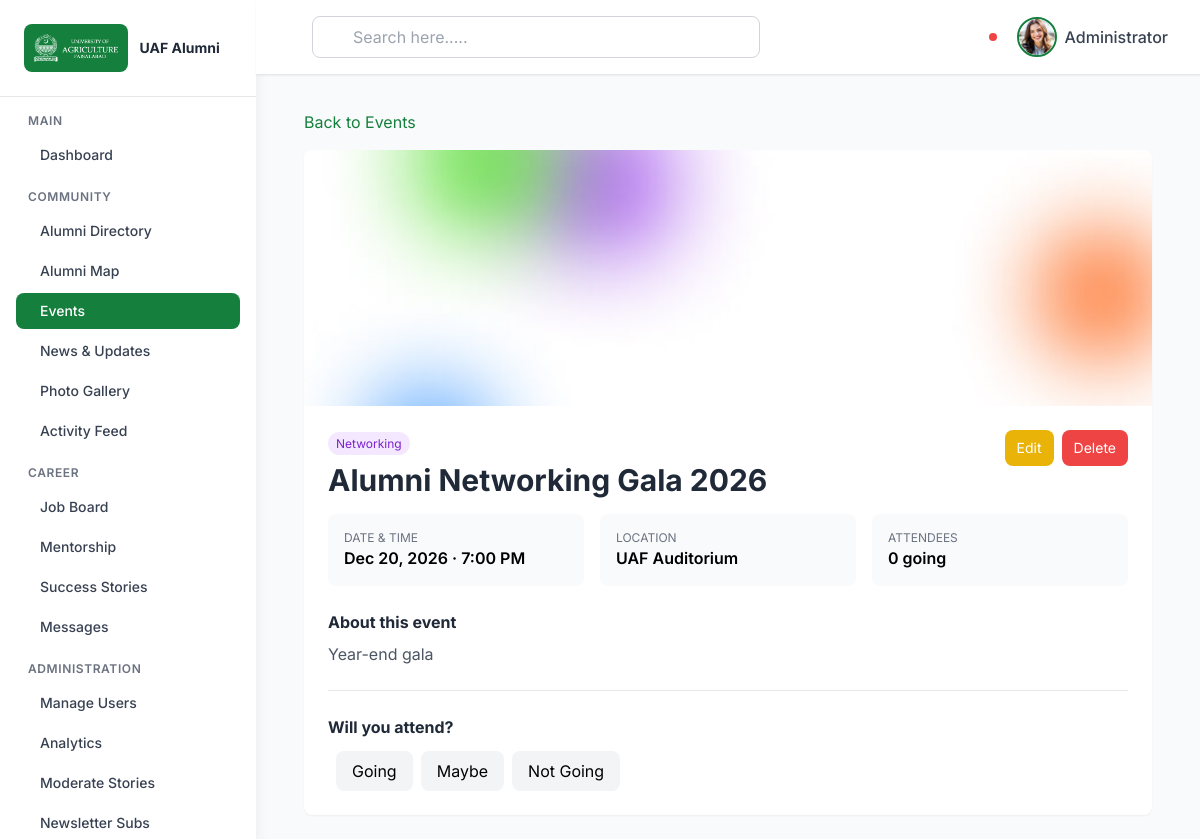
Page /admin/index.php?action=event_show&id=2 (signed in) on the committed database.
### tables this page shows
CREATE TABLE `events` (
  `event_id` int(11) NOT NULL,
  `title` varchar(255) NOT NULL,
  `description` text NOT NULL,
  `event_date` datetime NOT NULL,
  `location` varchar(255) DEFAULT NULL,
  `image` varchar(255) DEFAULT NULL,
  `category` varchar(100) DEFAULT 'general',
  `created_by` int(11) NOT NULL,
  `latitude` decimal(10,7) DEFAULT NULL,
  `longitude` decimal(10,7) DEFAULT NULL,
  `created_at` datetime NOT NULL DEFAULT current_timestamp(),
  `updated_at` datetime DEFAULT NULL ON UPDATE current_timestamp()
);

### admin/controllers/EventController.php (called while the page is built, shortened)
<?php
require_once __DIR__ . '/../includes/helpers.php';
require_once __DIR__ . '/../models/Event.php';
class EventController {
    private $model;
    public function __construct() { $this->model = new Event(); }
    public function show() {
        $id = (int)($_GET['id'] ?? 0);
        $event = $this->model->getById($id);
        $rsvp = $this->model->getRsvp($id, $_SESSION['user_id']);
        $rsvpCount = $this->model->getRsvpCount($id);
        require __DIR__ . '/../views/events/show.php';
    }
}

### admin/models/Event.php (called while the page is built, shortened)
<?php
require_once __DIR__ . '/../config/database.php';
class Event {
    private $conn;
    public function __construct() {
        $db = new Database();
        $this->conn = $db->getConnection();
    }
    public function getById($id) {
        $stmt = $this->conn->prepare("SELECT * FROM events WHERE event_id=?");
        $stmt->execute([$id]);
        return $stmt->fetch();
    }
    public function getRsvp($eventId, $userId) {
        $stmt = $this->conn->prepare("SELECT * FROM event_rsvps WHERE event_id=? AND user_id=?");
        $stmt->execute([$eventId, $userId]);
        return $stmt->fetch();
    }
    public function getRsvpCount($eventId) {
        $stmt = $this->conn->prepare("SELECT COUNT(*) FROM event_rsvps WHERE event_id=? AND status='going'");
        $stmt->execute([$eventId]);
        return $stmt->fetchColumn();
    }
}

### admin/config/database.php (called while the page is built, shortened)
<?php
class Database {
    private $host = 'localhost';
    private $db_name = 'alumni_portal';
    private $username = 'root';
    private $password = '';
    public function getConnection() {
        $this->conn = null;
        try {
            $this->conn = new PDO(
                "mysql:host=" . $this->host . ";dbname=" . $this->db_name . ";charset=utf8mb4",
                $this->username,
                $this->password,
                [
                    PDO::ATTR_ERRMODE => PDO::ERRMODE_EXCEPTION,
                    PDO::ATTR_DEFAULT_FETCH_MODE => PDO::FETCH_ASSOC,
                    PDO::ATTR_EMULATE_PREPARES => false
                ]
            );
        } catch(PDOException $exception) {
            error_log("Connection error: " . $exception->getMessage());
        }
        return $this->conn;
    }
}

### admin/includes/helpers.php (called while the page is built, shortened)
<?php
function e($str) {
    return htmlspecialchars($str ?? '', ENT_QUOTES, 'UTF-8');
}

### admin/views/events/show.php (the view, shortened to what this page needs)
<!DOCTYPE html>
<html lang="en">
<?php include __DIR__ . '/../shared/head.php'; ?>
<body class="bg-gray-50">
<?php include __DIR__ . '/../shared/sidebar.php'; ?>
<?php include __DIR__ . '/../shared/header.php'; ?>
<main class="lg:ml-64 pt-20 min-h-screen">
    <div class="p-6 max-w-4xl mx-auto">
        <a href="index.php?action=events" class="text-green-700 hover:underline mb-4 inline-flex items-center"><i class="ri-arrow-left-line"></i> Back to Events</a>
        <div class="bg-white rounded-lg shadow-sm overflow-hidden">
            <?php $img = !empty($event['image']) ? $event['image'] : 'assets/images/cards-bg.jpg'; ?>
            <img src="<?= e($img) ?>" class="w-full h-64 object-cover" alt="">
            <div class="p-6">
                <div class="flex items-start justify-between flex-wrap mb-4">
                    <div>
                        <span class="text-xs bg-purple-100 text-purple-700 px-2 py-1 rounded-full"><?= e(ucfirst($event['category'])) ?></span>
                        <h1 class="text-3xl font-bold text-gray-800 mt-2"><?= e($event['title']) ?></h1>
                    </div>
                    <?php if (($_SESSION['role'] ?? '') === 'admin'): ?>
                        <div class="flex space-x-2">
                            <a href="index.php?action=event_edit&id=<?= $event['event_id'] ?>" class="bg-yellow-500 text-white px-3 py-2 rounded-lg hover:bg-yellow-600 text-sm">
                                <i class="ri-edit-line"></i> Edit
                            </a>
                            <form method="POST" action="index.php?action=event_delete" onsubmit="return confirm('Delete this event?')">
                                <button class="bg-red-500 text-white px-3 py-2 rounded-lg hover:bg-red-600 text-sm"><i class="ri-delete-bin-line"></i> Delete</button>
                            </form>
                        </div>
                    <?php endif; ?>
                </div>
                <div class="grid grid-cols-1 md:grid-cols-3 gap-4 mb-6">
                    <div class="bg-gray-50 p-4 rounded-lg">
                        <p class="text-xs text-gray-500">DATE &amp; TIME</p>
                        <p class="font-semibold"><?= date('M d, Y · g:i A', strtotime($event['event_date'])) ?></p>
                    </div>
                    <div class="bg-gray-50 p-4 rounded-lg">
                        <p class="text-xs text-gray-500">LOCATION</p>
                        <p class="font-semibold"><?= e($event['location'] ?: 'TBA') ?></p>
                    </div>
                    <div class="bg-gray-50 p-4 rounded-lg">
                        <p class="text-xs text-gray-500">ATTENDEES</p>
                        <p class="font-semibold"><?= e($rsvpCount) ?> going</p>
                    </div>
                </div>
                <h3 class="font-bold text-gray-800 mb-2">About this event</h3>
                <p class="text-gray-600 whitespace-pre-line"><?= e($event['description']) ?></p>
                <?php if (strtotime($event['event_date']) >= time()): ?>
                    <div class="mt-6 pt-6 border-t border-gray-200">
                        <h3 class="font-bold text-gray-800 mb-3">Will you attend?</h3>
                        <form method="POST" action="index.php?action=event_rsvp" class="flex space-x-2">
                            <button name="status" value="going" class="px-4 py-2 rounded-lg <?= ($rsvp && $rsvp['status']==='going') ? 'bg-green-700 text-white' : 'bg-gray-100 hover:bg-gray-200' ?>">
                                <i class="ri-check-line"></i> Going
                            </button>
                            <button name="status" value="maybe" class="px-4 py-2 rounded-lg <?= ($rsvp && $rsvp['status']==='maybe') ? 'bg-yellow-500 text-white' : 'bg-gray-100 hover:bg-gray-200' ?>">
                                <i class="ri-question-line"></i> Maybe
                            </button>
                            <button name="status" value="not_going" class="px-4 py-2 rounded-lg <?= ($rsvp && $rsvp['status']==='not_going') ? 'bg-red-500 text-white' : 'bg-gray-100 hover:bg-gray-200' ?>">
                                <i class="ri-close-line"></i> Not Going
                            </button>
                        </form>
                    </div>
                <?php endif; ?>
            </div>
        </div>
    </div>
</main>
</body>
</html>

### admin/views/shared/head.php (style rules this page uses)
:root { --primary-green: #1a5f3f; --primary-green-dark: #0f4a2f; --primary-green-light: #2d7a5a; }
body { font-family: 'Inter', sans-serif; }

### rows in the picture
events: category "Networking", title "Alumni Networking Gala 2026", event_date "Dec 20, 2026 · 7:00 PM", location "UAF Auditorium", description "Year-end gala"

### other values in the picture
$_SESSION['name'] "Administrator"
$rsvpCount "0"
